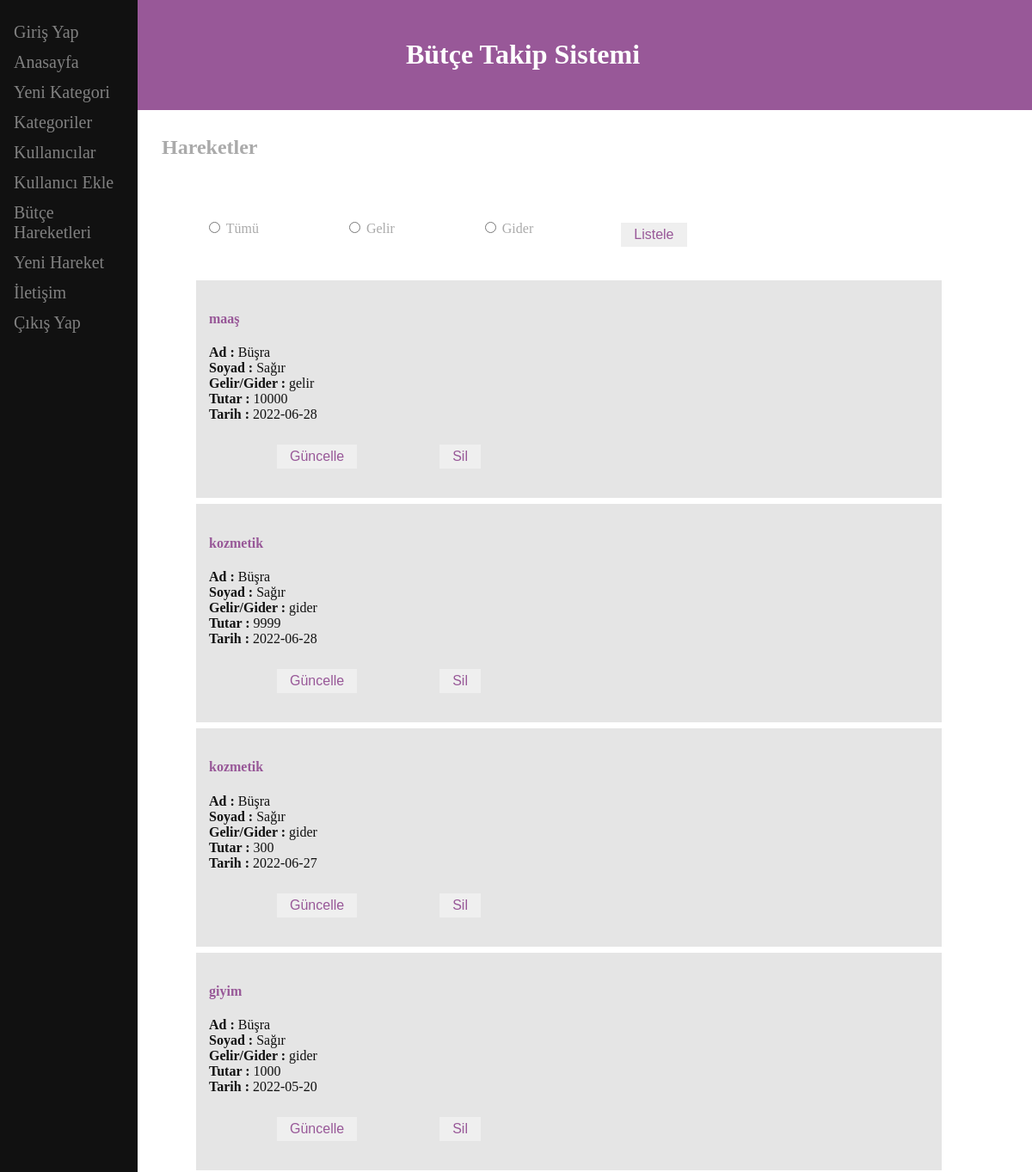
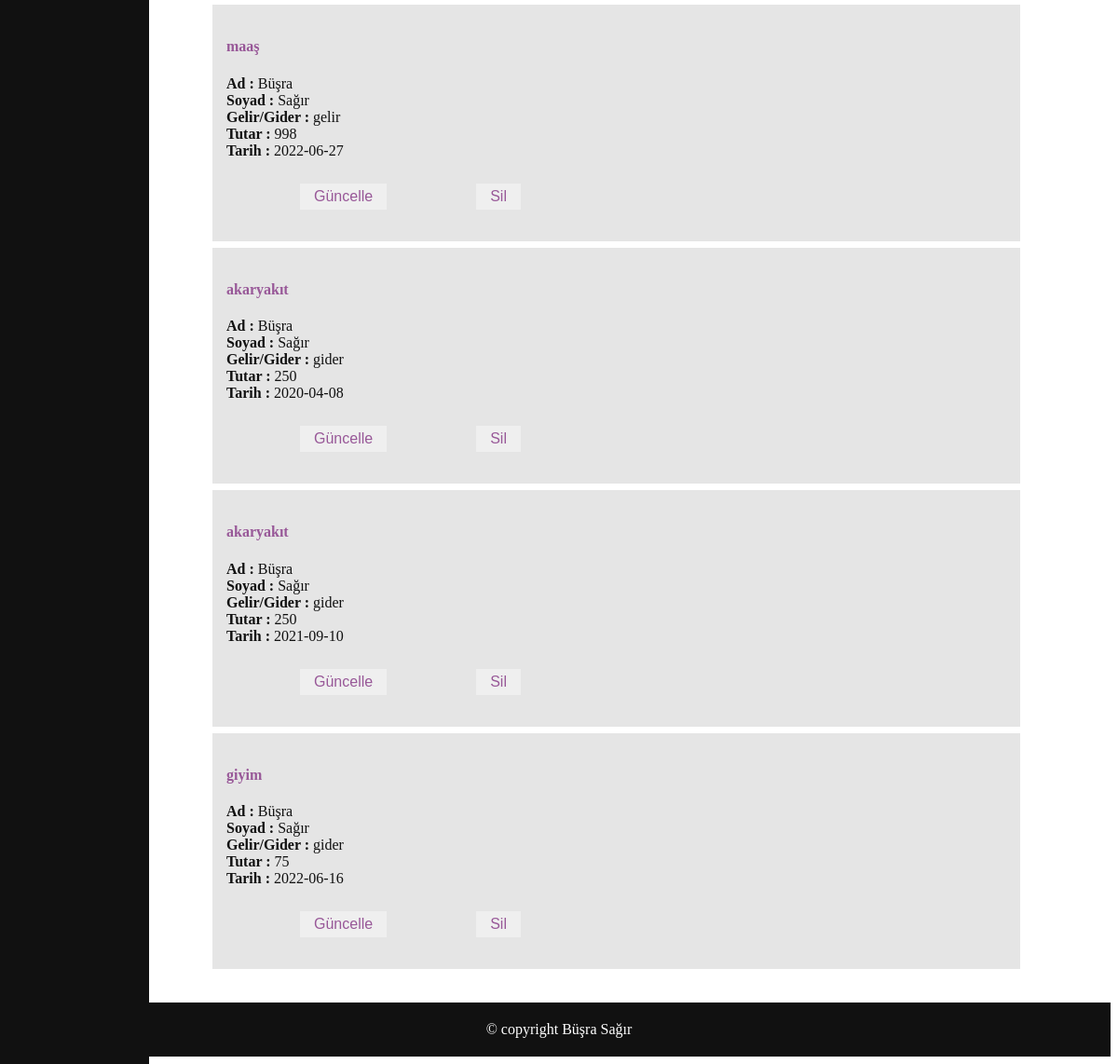
/Hareketler (signed in), run on the app's committed database (2 pictures, top to bottom).
### tables this page shows
CREATE TABLE "BT_Hareketler" (
	"HareketID"	INTEGER NOT NULL,
	"KullaniciID"	INTEGER,
	"KategoriID"	INTEGER,
	"Tutar"	INTEGER,
	"Tarih"	TEXT,
	PRIMARY KEY("HareketID" AUTOINCREMENT)
);

CREATE TABLE "BT_Kategoriler" (
	"KategoriID"	INTEGER NOT NULL,
	"Kategori"	TEXT,
	"GelirGider"	TEXT,
	PRIMARY KEY("KategoriID" AUTOINCREMENT)
);

CREATE TABLE "BT_Kullanicilar" (
	"KullaniciID"	INTEGER NOT NULL,
	"Ad"	TEXT,
	"Soyad"	TEXT,
	"Telefon"	TEXT,
	"Mail"	TEXT,
	"Sifre"	TEXT,
	PRIMARY KEY("KullaniciID" AUTOINCREMENT)
);

### main.py (the view, shortened to what this page needs)
@app.route("/Hareketler",methods=['GET','POST'])
def Hareketler():
    if 'kullaniciID' in session:
        if request.method == "GET":
            hareketAl(session['kullaniciID'])
            kategoriAl("Tümü")
            return render_template("Hareketler.html", veri=hareketler,veri2=kategoriler)
    else:
        return redirect(url_for("login"))

### main.py (called while the page is built)
def hareketAl(id):
    global hareketler
    with sqlite3.connect("ButceTakipDB.db") as con:
        cur = con.cursor()
        cur.execute("select h.HareketID, kul.Ad,kul.Soyad,k.Kategori,k.GelirGider,h.Tutar,h.Tarih,k.KategoriID from BT_Hareketler as h inner join BT_Kullanicilar as kul on h.KullaniciID = kul.KullaniciID inner join BT_Kategoriler as k on h.KategoriID = k.KategoriID where h.KullaniciID=? order by HareketID desc",(id,))
        hareketler = cur.fetchall()

def kategoriAl(secim):
    global kategoriler
    with sqlite3.connect("ButceTakipDB.db") as con:
        cur = con.cursor()
        if secim != "Tümü":
            cur.execute("select * from BT_Kategoriler where GelirGider=? order by KategoriID desc",(secim,))
        else:
            cur.execute("select * from BT_Kategoriler order by KategoriID desc")
        kategoriler = cur.fetchall()

### templates/Hareketler.html
{% extends 'base.html' %}
{% block content %}
<h2> Hareketler </h2>
<div style="widht:100%; height:80px">
    <form style="widht:100%" action="/Hareketler" method="post">
        <div class="solDiv">
            <input type="radio" id="secim1" name="secim" value="Tümü">
            <label for="secim1">Tümü</label><br>
        </div>
        <div class="solDiv">
            <input type="radio" id="secim2" name="secim" value="gelir">
            <label for="secim2">Gelir</label><br>
        </div>
        <div class="solDiv">
            <input type="radio" id="secim3" name="secim" value="gider">
            <label for="secim3">Gider</label><br>
        </div>
        <div class="sagDiv">
            <input type="submit" value="Listele" class="button">
        </div>
    </form>
</div><br>
<ul>
    {% for d in veri %}
    <div class="book">
        <a style="text-decoration:none; color:#985898" href="/HareketDetay/{{d[0]}}">
            <h4> {{d[3]}} </h4>
        </a>
        <div>
            <b>Ad :  </b> {{ d[1] }} <br>
            <b>Soyad :  </b> {{ d[2] }} <br>
            <b>Gelir/Gider :  </b> {{ d[4] }} <br>
            <b>Tutar :  </b> {{ d[5] }} <br>
            <b>Tarih :  </b> {{ d[6] }}
        </div>
        <div class="sagB">
            <form action="/HareketSil/{{ d[0] }}">
                <input type="submit" value="Sil" class="button">
            </form>
        </div>
        <div class="solB">
            <form action="/HareketDuzenle/{{ d[0] }}">
                <input type="submit" value="Güncelle" class="button">
            </form>
        </div>
    </div>
    {% endfor %}
</ul>
{% endblock  %}

### templates/base.html
{% include "/part/_header.html" %}
<div style="overflow:auto">
    {% include "part/_menu.html" %}
    <div class="ana">
        {% block content %}
        {% endblock  %}
    </div>
</div>
{% include "part/_footer.html" %}

### templates/part/_header.html (shortened to what this page needs)
<!DOCTYPE html>
<html>
<head>
</head>
<body style="font-family:Verdana;color:#aaaaaa;">
    <div class="navbar" style="background-color:#985898; color:#fff; overflow:hidden; position:fixed; width:100%; top:0; text-align:center;">
        <h1 style="display: block; padding: 24px 20px; text-decoration: none;">Bütçe Takip Sistemi</h1>
    </div>

### templates/part/_menu.html
<div class="sidenav">
    <a href="giris">Giriş Yap</a>
    <a href="/">Anasayfa</a>
    <a href="KategoriEkle">Yeni Kategori</a>
    <a href="Kategoriler">Kategoriler</a>
    <a href="Kullanicilar">Kullanıcılar</a>
    <a href="KullaniciEkle">Kullanıcı Ekle</a>
    <a href="Hareketler">Bütçe Hareketleri</a>
    <a href="HareketEkle">Yeni Hareket</a>
    <a href="contact">İletişim</a>
    <a href="cikis">Çıkış Yap</a>
</div>

### templates/part/_footer.html
<br><br>
<div style="background-color:#111; text-align:center; padding:20px;color:#fff; width:100%; left: 0; bottom:0;">© copyright Büşra Sağır
</div>
</body>
</html>

### templates/part/_header.html (style rules this page uses)
* { box-sizing: border-box; }
.book { background-color: #e5e5e5; color: #111; float: left; width: 100%; padding: 15px; margin-top: 7px; text-align: left; text-decoration: none; }
.button { color: #985898; background-color: #F8CO88; padding: 5px 15px 5px 15px; text-align: center; border: none; text-decoration: none; display: inline-block; font-size: 16px; margin: 4px 2px; transition-duration: 0.4s; cursor: pointer; }
.sagB { float: right; width: 70%; padding: 15px; margin-top: 7px; }
.solB { float: left; width: 30%; padding: 15px; margin-top: 7px; text-align: center; }
.solDiv { widht:30%; height:60px; float:left; padding:50px; text-align:center; }
.solDiv input,label { cursor:pointer; }
.sagDiv { widht:40%; padding:50px; height:60px; float:left; text-align:center; }
.sidenav { height: 100%; width: 160px; position: fixed; z-index: 1; top: 0; left: 0; background-color: #111; overflow-x: hidden; padding-top: 20px; }
.sidenav a { padding: 6px 8px 6px 16px; text-decoration: none; font-size: 20px; color: #818181; display: block; }
.ana { margin-left: 160px; margin-top: 150px; width: 80%; padding: 0 20px; }

### data on the page
BT_Hareketler: Kategori "maaş", Ad "Büşra", Soyad "Sağır", GelirGider "gelir", Tutar "10000", Tarih "2022-06-28"
BT_Hareketler: Kategori "kozmetik", Ad "Büşra", Soyad "Sağır", GelirGider "gider", Tutar "9999", Tarih "2022-06-28"
BT_Hareketler: Kategori "kozmetik", Ad "Büşra", Soyad "Sağır", GelirGider "gider", Tutar "300", Tarih "2022-06-27"
BT_Hareketler: Kategori "giyim", Ad "Büşra", Soyad "Sağır", GelirGider "gider", Tutar "1000", Tarih "2022-05-20"
BT_Hareketler: Kategori "maaş", Ad "Büşra", Soyad "Sağır", GelirGider "gelir", Tutar "998", Tarih "2022-06-27"
BT_Hareketler: Kategori "akaryakıt", Ad "Büşra", Soyad "Sağır", GelirGider "gider", Tutar "250", Tarih "2020-04-08"
BT_Hareketler: Kategori "akaryakıt", Ad "Büşra", Soyad "Sağır", GelirGider "gider", Tutar "250", Tarih "2021-09-10"
BT_Hareketler: Kategori "giyim", Ad "Büşra", Soyad "Sağır", GelirGider "gider", Tutar "75", Tarih "2022-06-16"
